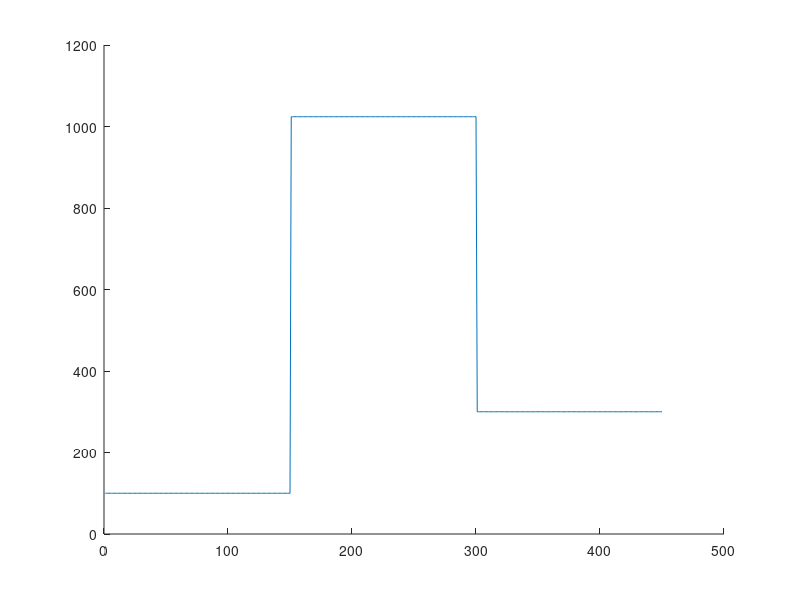

This figure's MATLAB source: (Note: this script raises an error after producing the figure.)
goal=[ones(1,30)*100,ones(1,30)*1024,ones(1,30)*300,];
%ex=5;plot(1:length(goal)*ex,[reshape(repmat(goal,ex,1),length(goal)*ex,1)';reshape(repmat(mimd(goal),ex,1),length(goal)*ex,1)';reshape(repmat(aimd(goal),ex,1),length(goal)*ex,1)';reshape(repmat(aiad(goal),ex,1),length(goal)*ex,1)';reshape(repmat(miad(goal),ex,1),length(goal)*ex,1)']); legend('goal','mimd','aimd','aiad','miad');
ex=5;
figure; 
hold all;
plot(1:length(goal)*ex,reshape(repmat(goal,ex,1),length(goal)*ex,1),'DisplayName','Goal');
plot(1:length(goal)*ex,reshape(repmat(mimd(goal),ex,1),length(goal)*ex,1),'DisplayName','MM','LineWidth',2);
plot(1:length(goal)*ex,reshape(repmat(aimd(goal),ex,1),length(goal)*ex,1),'-.','DisplayName','AM','LineWidth',2);
plot(1:length(goal)*ex,reshape(repmat(aiad(goal),ex,1),length(goal)*ex,1),'--','DisplayName','AA','LineWidth',2);
plot(1:length(goal)*ex,reshape(repmat(miad(goal),ex,1),length(goal)*ex,1),':','DisplayName','MA','LineWidth',2);
legend show
set(findall(gcf,'type','text'),'fontSize',14')
set(findobj('type','axes'),'fontsize',14)
xlabel('Time(s)');
ylabel('Resource')